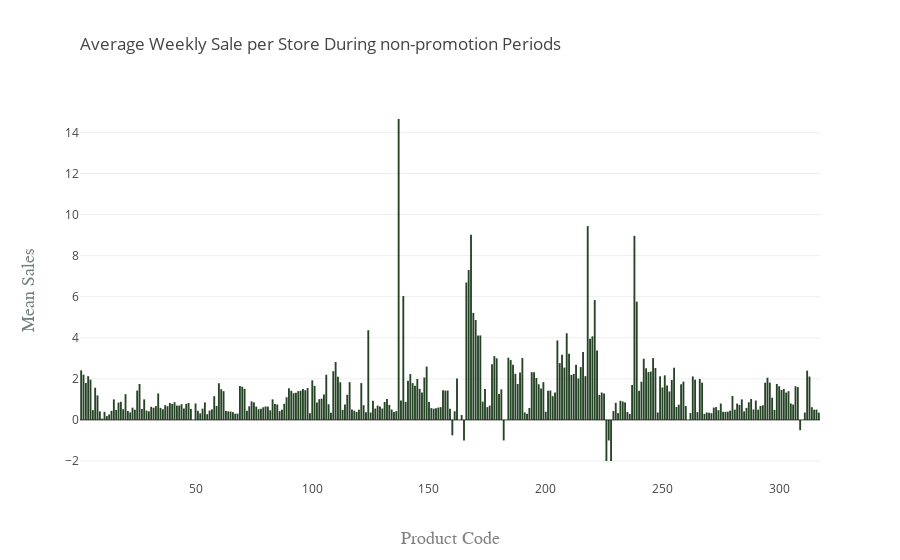

The notebook cell saved with this chart:
### Markdown cell above
Now let's visualize it. Remember that this results not among the promotion periods , this is why there is some gaps in the X-Axis

### Code cell
trace=df1_agg2.groupby(['ProductCode'],as_index='False').agg({'SalesQuantity':'mean'}).reset_index()

trace1 = go.Bar(x=trace['ProductCode'], y=trace['SalesQuantity'], opacity=0.85, name="Mean Sales", marker=dict(color ='#002300'))
layout = go.Layout(title=go.layout.Title( text='Average Weekly Sale per Store During non-promotion Periods', xref='paper', x=0 ),
xaxis=go.layout.XAxis(
        title=go.layout.xaxis.Title(
            text='Product Code',
            font=dict(
                family='Courier New, monospace',
                size=18,
                color='#7f7f7f'
            )
        )
    ),
    yaxis=go.layout.YAxis(
        title=go.layout.yaxis.Title(
            text='Mean Sales',
            font=dict(
                family='Courier New, monospace',
                size=18,
                color='#737f7f'
            )
        )
    )
)
fig = go.Figure(data=[trace1], layout=layout);
iplot(fig)

### Figure 1 — Plotly figure (JSON) as saved in the notebook; plotly's stock layout.template omitted (floating-point values rounded to 4 significant figures; data arrays with more than 128 entries replaced by an {"elided": "..."} marker saying what was removed)
{"data": [{"marker": {"color": "#002300"}, "name": "Mean Sales", "opacity": 0.85, "type": "bar", "uid": "0a00d568-b4d5-4cc3-850a-d6885e81dcb2", "x": {"elided": "316 int values"}, "y": {"elided": "316 float values"}}], "layout": {"title": {"text": "Average Weekly Sale per Store During non-promotion Periods", "x": 0, "xref": "paper"}, "xaxis": {"title": {"font": {"color": "#7f7f7f", "family": "Courier New, monospace", "size": 18}, "text": "Product Code"}}, "yaxis": {"title": {"font": {"color": "#737f7f", "family": "Courier New, monospace", "size": 18}, "text": "Mean Sales"}}}}
